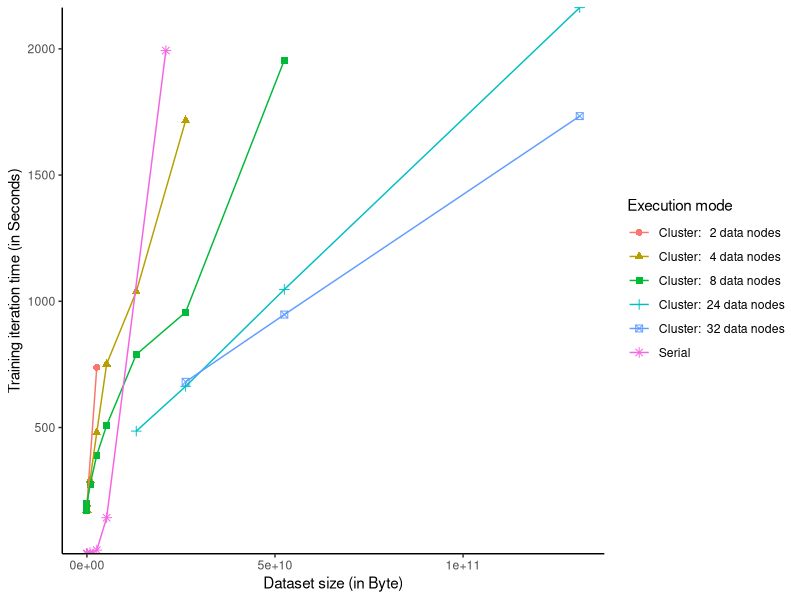

Generate this figure with R:
setwd("C:/Git-data/Afstuderen/measurements")
library(ggplot2)
library(mgcv)
library(stringr)
library(scales)
measure = read.csv("raw_data.csv") # read csv file
name <- paste(measure$serial.parallel, measure$nodeCount, sep = " ")

getName <- function(s){
	return(ifelse(grepl("^Parallel (\\d)+$", s), 
			paste(
				c(
					"Cluster: ", 
					sprintf("% 3d",as.numeric(str_extract(s, "\\d+"))), 
					" data nodes"
				),
				collapse = ''
			), 
			"Serial"
		)
	)
}

name <- unlist(lapply(name, getName))
measure$seconds <- measure$trainTime/1000
measure$serial.parallel <- name
d <- ggplot(data=measure, aes(x=dataSize, y=seconds, colour=serial.parallel, shape=serial.parallel))
d <- d + geom_point(size=2) + geom_line() + 
	theme_bw() + 
	theme(
		panel.grid.major = element_blank(),
		panel.grid.minor = element_blank(),
		panel.border     = element_blank(),
		panel.background = element_blank(),
		axis.line = element_line(color='black')
	) + scale_y_continuous(expand = c(0, 0))+	
	xlab("Dataset size (in Byte)") +
	ylab("Training iteration time (in Seconds)") +
	labs(colour = "Execution mode", shape = "Execution mode") 
ggplot_build(d)